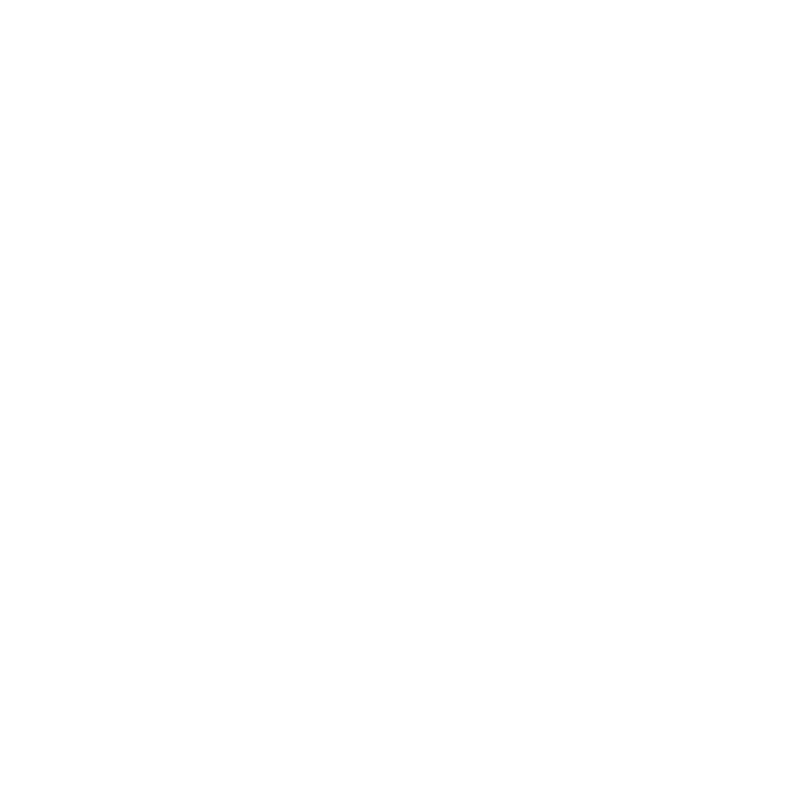
Frame 1 (no input)
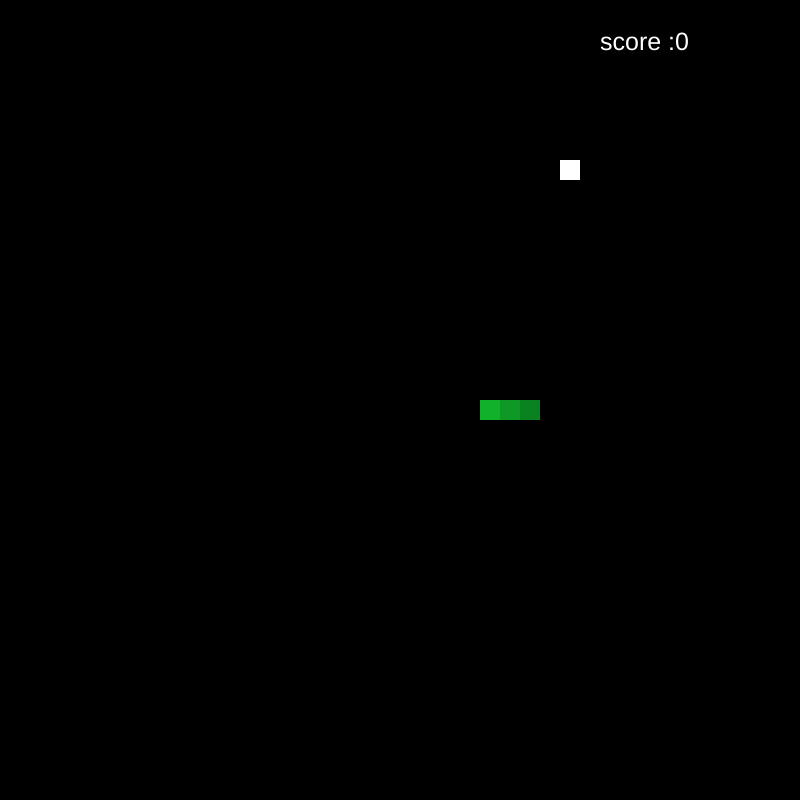
Frame 60 (no input)
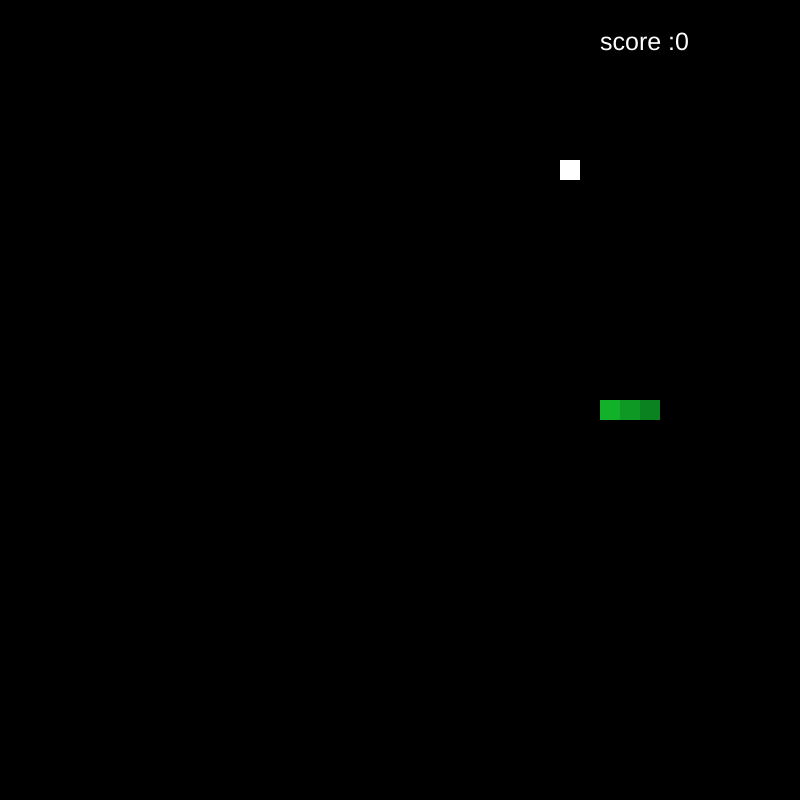
Frame 120 (the mouse pressed at the canvas centre since frame 60)

The p5.js sketch that drew these frames (run headless with seeded random() and noise() and a simulated clock; from frame 60 on, the mouse is pressed at the canvas centre):

// p5.js sketch
// ── sketch.js
const GRIDWIDTH = 40;
var W, H;
var snake;
var fruit;
var paused;
var failed;
var score;
var wait;
var speed = 10;

function setup() {
  createCanvas(800, 800);
  createP('Press p to pause');
  createP('Use Arrow to move')
  frameRate(60);
  W = width / GRIDWIDTH;
  H = height / GRIDWIDTH;
  reset();
}

function draw() {
  var tSize = height / 16;
  if (frameCount % speed == 0) {
    if (!paused) {
      rectMode(CORNER);
      background(0);
      fill(255);
      rect(fruit.x * W, fruit.y * H, W, H);
      snake.update();
      snake.display();
      fill(255);
      textSize(height / 32)
      text("score :" + score, 12 * width / 16, height / 16)
    }
    wait = false;
  }
  if (failed) {
    infoBox();
    fill(0);
    textSize(tSize);
    textAlign(CENTER);
    text("Game Over!", width / 2, height / 2 - tSize - 10);
    text("Score : " + score, width / 2, height / 2);
    textSize(height / 32);
    text("Pressed any key to retry", width / 2, height / 2 + tSize);
  } else if (paused) {
    infoBox();
    fill(0);
    textSize(tSize);
    textAlign(CENTER);
    text("Paused", width / 2, height / 2 - tSize - 10);
    textSize(height / 32);
    text("Pressed P to resume", width / 2, height / 2);
  }
}

function infoBox() {
  rectMode(CENTER);
  fill(127, 145, 100);
  var offsetY = height / 20;
  rect(width / 2, height / 2 - offsetY, width / 2, height / 3);
}

function reset() {
  snake = new Snake(3);
  fruit = createFruit();
  score = 0;
  failed = false;
  paused = false;
  wait = false;
}

function keyPressed() {
  if (key == 'p') {
    paused = !paused;
  } else if (key == ' ') {
    speed = 4;
  }
  if (!wait) {
    switch (keyCode) {
      case UP_ARROW:
        if (snake.dir.y != 1)
          snake.move(0, -1);
        break;
      case RIGHT_ARROW:
        if (snake.dir.x != -1)
          snake.move(1, 0);
        break;
      case DOWN_ARROW:
        if (snake.dir.y != -1)
          snake.move(0, 1);
        break;
      case LEFT_ARROW:
        if (snake.dir.x != 1)
          snake.move(-1, 0);
        break;
      default:
        if (failed)
          reset();
        break;
    }
  }
}

function keyReleased() {
  if (key == ' ') {
    speed = 10;
  }
}

function gameOver() {
  paused = true;
  failed = true;
}

function createFruit() {
  return {
    x: int(random(GRIDWIDTH)),
    y: int(random(GRIDWIDTH))
  }
}

class Snake {
  constructor(length) {
    this.tailSize = length;
    this.tail = []
    this.pos = new p5.Vector(GRIDWIDTH / 2, GRIDWIDTH / 2);
    this.dir = new p5.Vector(1, 0);
  }
  move(x, y) {
    this.dir.set(x, y);
    wait = true;
  }
  update() {
    this.pos.add(this.dir);
    this.tail.splice(0, 0, {
      x: this.pos.x,
      y: this.pos.y
    })
    for (var i = 1; i < this.tail.length; i++) {
      if (i > this.tailSize - 1)
        this.tail.pop();
      else if (this.pos.x == this.tail[i].x && this.pos.y == this.tail[i].y)
        gameOver();
    }

    this.edges();
    this.grow();

  }

  grow() {
    if (fruit.x == this.pos.x && fruit.y == this.pos.y) {
      fruit = createFruit();
      this.tailSize++;
      score += 2500;
    }
  }

  edges() {
    if (this.pos.x > GRIDWIDTH - 1 ||
      this.pos.x < 0 ||
      this.pos.y > GRIDWIDTH - 1 ||
      this.pos.y < 0)
      gameOver();
  }

  display() {
    var c1 = [color(10, 130, 32), color(20, 200, 45)];
    var c2 = [color(255, 51, 51), color(255, 255, 51)];
    var c3 = [color(0, 0, 204), color(153, 51, 255)];
    var c4 = [color(240, 153, 123), color(153, 43, 250)];
    for (var i = 0; i < this.tail.length; i++) {
      noStroke();

      if (score < 5000)
        fill(lerpColor(c1[0], c1[1], i / this.tail.length));
      else if (score < 10000)
        fill(lerpColor(c2[0], c2[1], i / this.tail.length));
      else if (score < 15000)
        fill(lerpColor(c3[0], c3[1], i / this.tail.length));
      else {
        fill(lerpColor(c4[0], c4[1], i / this.tail.length));
      }
      rect(this.tail[i].x * W, this.tail[i].y * H, W, H);
    }
  }
}
